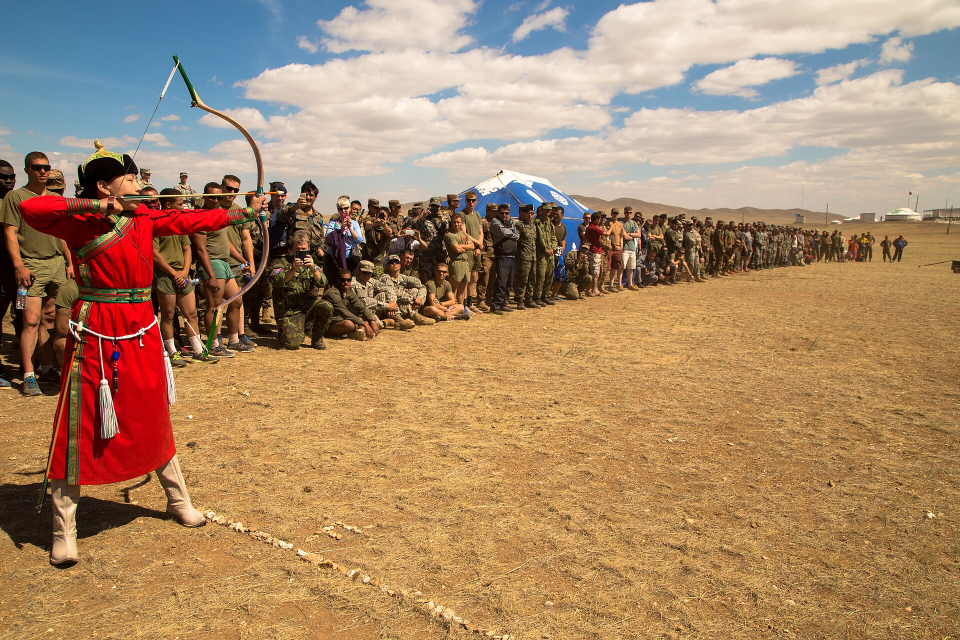
#> input picture my_images/100_01.jpg, 1920 x 1280 px (shown at 1/2 size)
$ python -i subtitles.py   (imports and definitions only)
#> lines starting #> are read from the running program, lines starting #| are printed output that depends on the picture
### textfix.py
# -*- coding: utf-8 -*-
"""글꼴에 없는 문자(특히 LLM이 즐겨 쓰는 비분리 하이픈 U+2011 등)가 네모칸(□)으로 나오는 문제를 막는다.
import 하면 PIL 글꼴의 글자 그리기/길이 계산 직전에 문자를 안전한 것으로 바꿔 준다 (제목·자막·문구·썸네일·롱폼 모두 적용)."""
from PIL import ImageFont

# 글꼴(맑은 고딕 등)에 없어 네모칸으로 나오기 쉬운 문자 -> 대체 (코드 포인트로 적어 둠)
_HYPHENS = (0x2010, 0x2011, 0x2012, 0x2212, 0xFE58, 0xFE63, 0xFF0D, 0x2043)      # 하이픈 종류 -> '-'
_SPACES = (0x00A0, 0x202F, 0x2007, 0x2009, 0x200A, 0x2002, 0x2003)                 # 특수 공백 -> ' '
_ZERO = (0x200B, 0x200C, 0x200D, 0x2060, 0xFEFF, 0x00AD, 0x200E, 0x200F)           # 보이지 않는 문자 -> 제거
_TABLE = {**{c: "-" for c in _HYPHENS}, **{c: " " for c in _SPACES}, **{c: None for c in _ZERO}}


def fix(text):
    return text.translate(_TABLE) if isinstance(text, str) else text


def install():
    cls = ImageFont.FreeTypeFont
    if getattr(cls, "_textfix", False):
        return
    for name in ("getmask", "getmask2", "getlength", "getbbox", "getsize", "getsize_multiline"):
        orig = getattr(cls, name, None)
        if orig is None:
            continue

        def make(o):
            def wrapped(self, text, *a, **k):
                return o(self, fix(text), *a, **k)
            wrapped.__name__ = o.__name__
            return wrapped
        setattr(cls, name, make(orig))
    cls._textfix = True


install()

### fonts.py
# -*- coding: utf-8 -*-
"""영상·자막·썸네일에 쓸 수 있는 글씨체 목록 (fonts/ 폴더의 무료 글꼴, OFL 라이선스).

고르는 값은 글꼴 id(문자열) 하나. ''(기본)이면 예전처럼 Malgun/Noto Sans CJK 를 씁니다.
용도별 기본 글꼴은 환경변수: FONT_SUB(자막), FONT_TITLE(영상 상단 제목), FONT_OVL(화면 문구 기본)."""
import os
from pathlib import Path

DIR = Path(__file__).resolve().parent / "fonts"

# id: (표시 이름, 파일)
REGISTRY = {
    "blackhan": ("블랙한산스 — 굵고 임팩트", "BlackHanSans-Regular.ttf"),
    "dohyeon": ("도현 — 깔끔한 굵은 고딕", "DoHyeon-Regular.ttf"),
    "hanna": ("배민 한나 — 둥근 굵은체", "BM-HANNA.ttf"),
    "jua": ("주아 — 귀여운 둥근체", "Jua-Regular.ttf"),
    "sunflower": ("해바라기 — 단단한 고딕", "Sunflower-Bold.ttf"),
    "gugi": ("구기 — 각진 디자인체", "Gugi-Regular.ttf"),
    "myeongjo": ("나눔명조 ExtraBold — 신문·다큐 느낌", "NanumMyeongjo-ExtraBold.ttf"),
    "songmyung": ("송명 — 부드러운 명조", "SongMyung-Regular.ttf"),
    "yeonsung": ("연성 — 손글씨", "YeonSung-Regular.ttf"),
    "gaegu": ("개구 — 가벼운 손글씨", "Gaegu-Bold.ttf"),
    "dokdo": ("동해독도 — 붓글씨", "EastSeaDokdo-Regular.ttf"),
    "anton": ("Anton — 영어 임팩트", "Anton-Regular.ttf"),
    "bebas": ("Bebas Neue — 영어 슬림 대문자", "BebasNeue-Regular.ttf"),
}


def available():
    """실제 파일이 있는 글꼴만 {id: 표시이름}."""
    return {k: v[0] for k, v in REGISTRY.items() if (DIR / v[1]).exists()}


def label(fid):
    return REGISTRY.get(fid, ("기본 글꼴",))[0] if fid else "기본 글꼴"


def path(fid):
    """글꼴 id → 파일 경로. 없거나 ''이면 None (호출한 쪽의 기본 글꼴 사용)."""
    v = REGISTRY.get(fid or "")
    if v and (DIR / v[1]).exists():
        return str(DIR / v[1])
    return None


def role_path(role):
    """role: 'sub'|'title'|'ovl'|'thumb' → 환경변수 FONT_<ROLE> 로 정한 글꼴 경로 (없으면 None)."""
    return path(os.environ.get("FONT_" + role.upper(), "").strip())

### subtitles.py
# -*- coding: utf-8 -*-
"""대본 자막: 음성 속도에 맞춰 문장을 알맞은 길이로 나눠 보여준다.

- 글자 크기는 일정(너무 크지도 작지도 않게). 한 화면은 최대 2줄이라 잘리지 않는다. 긴 문장은 여러 장으로 나눈다.
- 각 조각이 나오는 시각은 TTS 문장 시간(start/end) 안에서 글자 수 비율로 정한다 (읽는 속도와 맞음).
- 배경 사진의 밝기/복잡도를 보고 글자 뒤 반투명 패널의 진하기를 조절한다 (흰 글자 + 검은 테두리 + 패널).
"""
import os
import re

import numpy as np
from PIL import Image, ImageDraw, ImageFont
import textfix  # noqa: F401  (글꼴에 없는 하이픈 등을 네모칸 대신 안전한 글자로)

BOX_W = 1000            # 이미지 박스 폭
FONT_SIZE = 58
MAX_LINES = 2
PAD_X, PAD_Y = 38, 22   # 패널 안쪽 여백
MAX_TEXT_W = BOX_W - 2 * 64
LINE_GAP = 8
MIN_SHOW = 0.85         # 한 조각 최소 표시 시간(초)
_FONT_CACHE = {}


def _font(size=FONT_SIZE):
#> called with size = 58
    import fonts as _F
    _rp = _F.role_path("sub")
    key = (size, _rp)
    if key in _FONT_CACHE:
        return _FONT_CACHE[key]
    cands = ([_rp] if _rp else []) + [
        r"C:\Windows\Fonts\malgunbd.ttf", r"C:\Windows\Fonts\NanumGothicBold.ttf",
        "/usr/share/fonts/opentype/noto/NotoSansCJK-Bold.ttc", "/usr/share/fonts/truetype/noto/NotoSansCJK-Bold.ttc",
    ]
    f = None
    for p in cands:
        if os.path.exists(p):
            f = ImageFont.truetype(p, size)
            break
#> further down, picture is the input picture: PIL image 1920x1280 RGB; mean R, G, B 168.7, 137.1, 106
    _FONT_CACHE[key] = f or ImageFont.load_default()
    return _FONT_CACHE[key]


_DRAW = ImageDraw.Draw(Image.new("RGB", (4, 4)))
_asc, _desc = _font().getmetrics()
CAP_H = MAX_LINES * (_asc + _desc + LINE_GAP) + 2 * PAD_Y + 14   # 2줄 패널이 잘리지 않는 높이


def _w(text, font=None):
    return _DRAW.textlength(text, font=font or _font())


# [25 lines left out: function wrap, not called in this run]


def _nospace(t):
    return len(re.sub(r"\s+", "", str(t)))


# [27 lines left out: function split_chunks, not called in this run]


FULL = {}      # (시작시각, 부분 텍스트) -> 전체 줄 텍스트. 랩 자막 '한 단어씩 박기' 때 자리를 고정하려고 쓴다


# [53 lines left out: function make_cues, not called in this run]


def region_stats(img, box_h=CAP_H + 40):
    """자막이 놓이는 사진 아래쪽의 평균 밝기(0~255)와 복잡도(표준편차)."""
#> called with box_h = 284
    if img is None:
        return 90.0, 30.0
    im = img.convert("L")
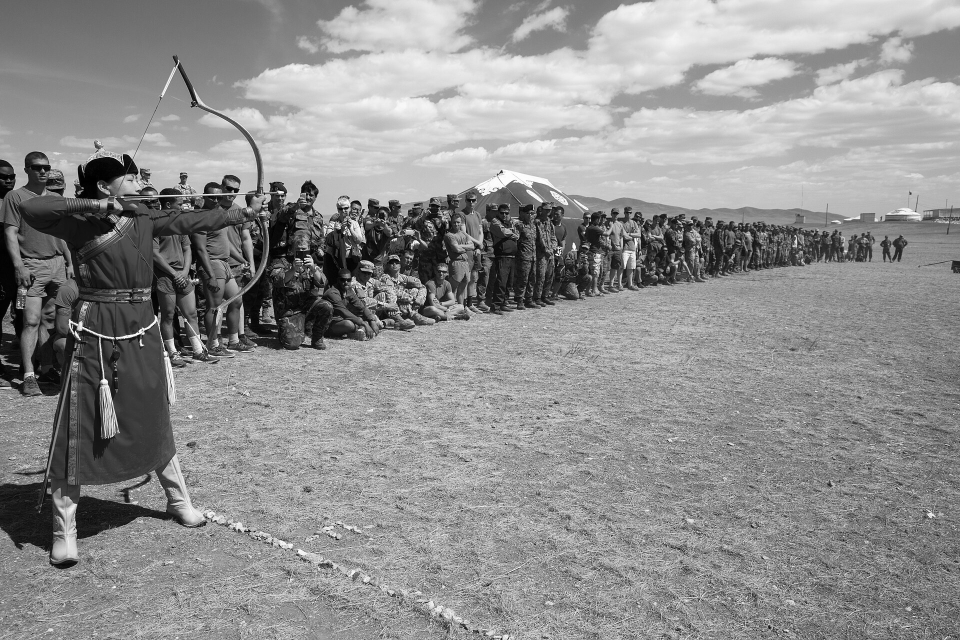
#> im: PIL image 1920x1280 L (shown at 1/2 size); min 0, max 255, mean 143
    w, h = im.size
#> w = 1920; h = 1280
    crop = im.crop((0, max(0, h - box_h), w, h)).resize((64, 16))
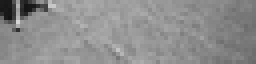
#> crop: PIL image 64x16 L (shown 4 times larger); min 19, max 213, mean 141.5
    a = np.asarray(crop, dtype=np.float32)
    return float(a.mean()), float(a.std())


# [65 lines left out: functions panel_alpha, render_caption, caption_mode, not called in this run]


def burn_in(mode):
    return mode in ("script", "both", "script_hl")


# [15 lines left out: functions _srt_time, to_srt, not called in this run]

>>> from PIL import Image
>>> picture = Image.open('my_images/100_01.jpg')
>>> result = region_stats(picture)
#> result = (141.5, 24.99)

$ run again, on my_images/100_02.jpg
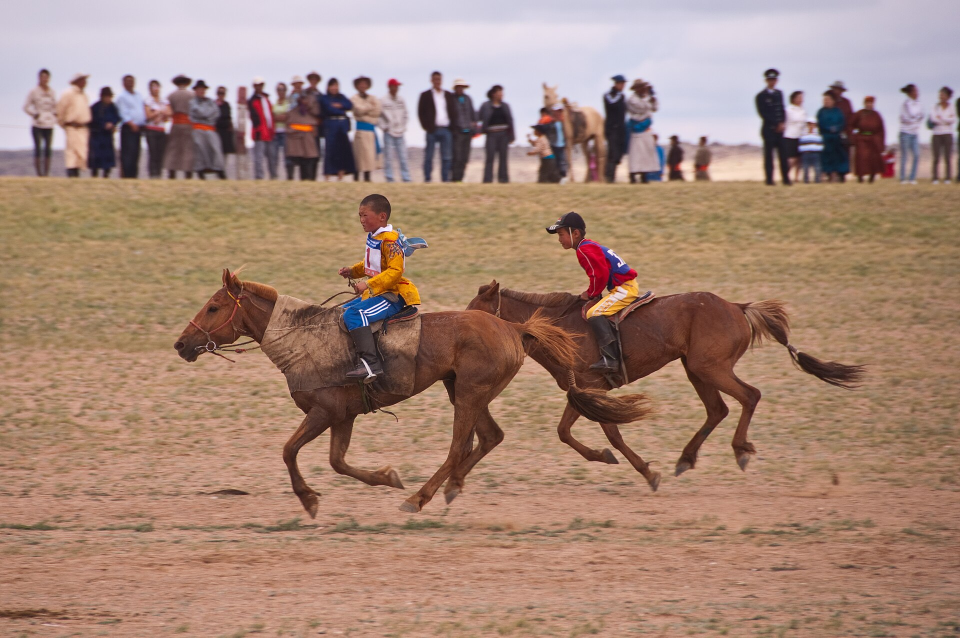
#> input picture my_images/100_02.jpg, 1920 x 1275 px (shown at 1/2 size)
#> picture is the input picture: PIL image 1920x1275 RGB; mean R, G, B 164.4, 133.4, 118.4
#> in region_stats, `im = img.convert("L")`:
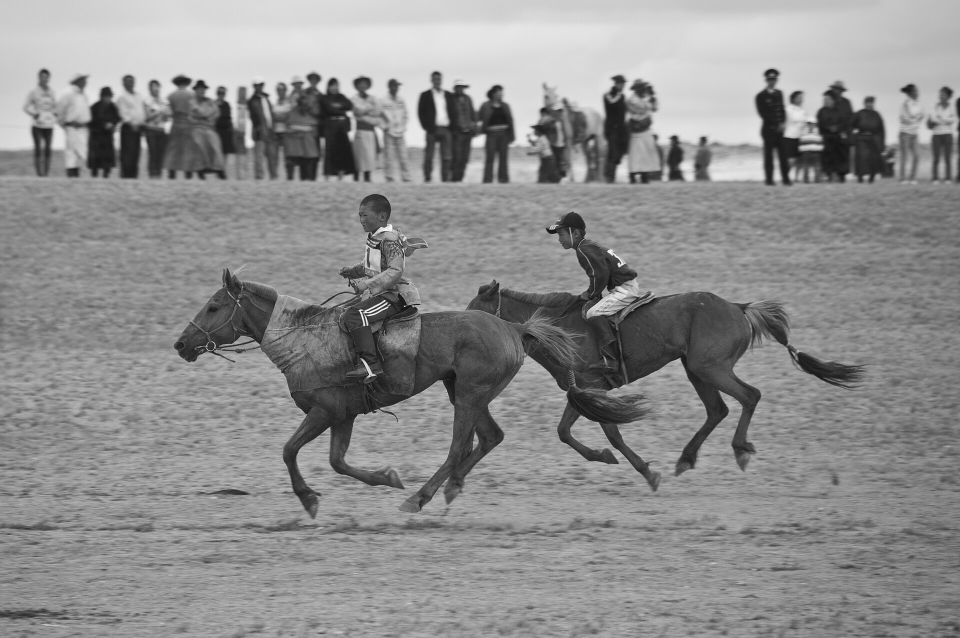
#> im: PIL image 1920x1275 L (shown at 1/2 size); min 3, max 253, mean 141
#> in region_stats, `crop = im.crop((0, max(0, h - box_h), w, h)).resize((64, 16))`:
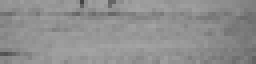
#> crop: PIL image 64x16 L (shown 4 times larger); min 67, max 164, mean 143.1
#> result = (143.1, 12.91)

$ run again, on my_images/100_03.jpg
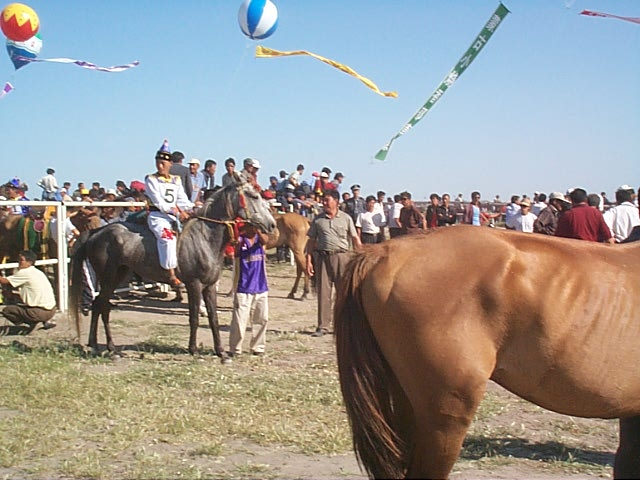
#> input picture my_images/100_03.jpg, 640 x 480 px
#> picture is the input picture: PIL image 640x480 RGB; mean R, G, B 156, 153.4, 149.8
#> in region_stats, `im = img.convert("L")`:
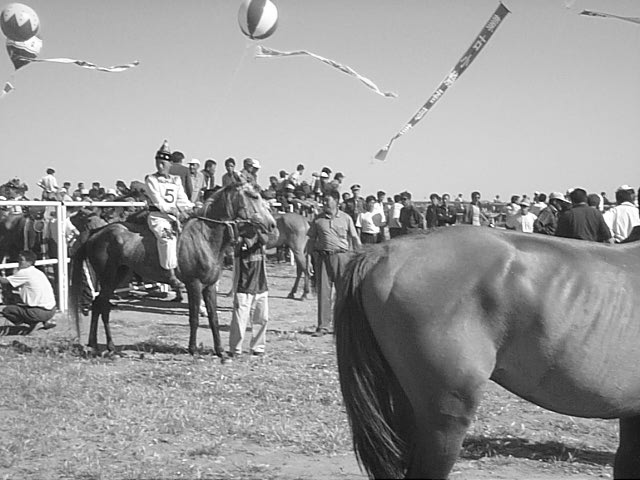
#> im: PIL image 640x480 L; min 0, max 255, mean 153.8
#> in region_stats, `crop = im.crop((0, max(0, h - box_h), w, h)).resize((64, 16))`:
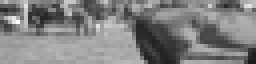
#> crop: PIL image 64x16 L (shown 4 times larger); min 28, max 253, mean 127.8
#> result = (127.8, 44.39)

$ run again, on my_images/100_04.jpg
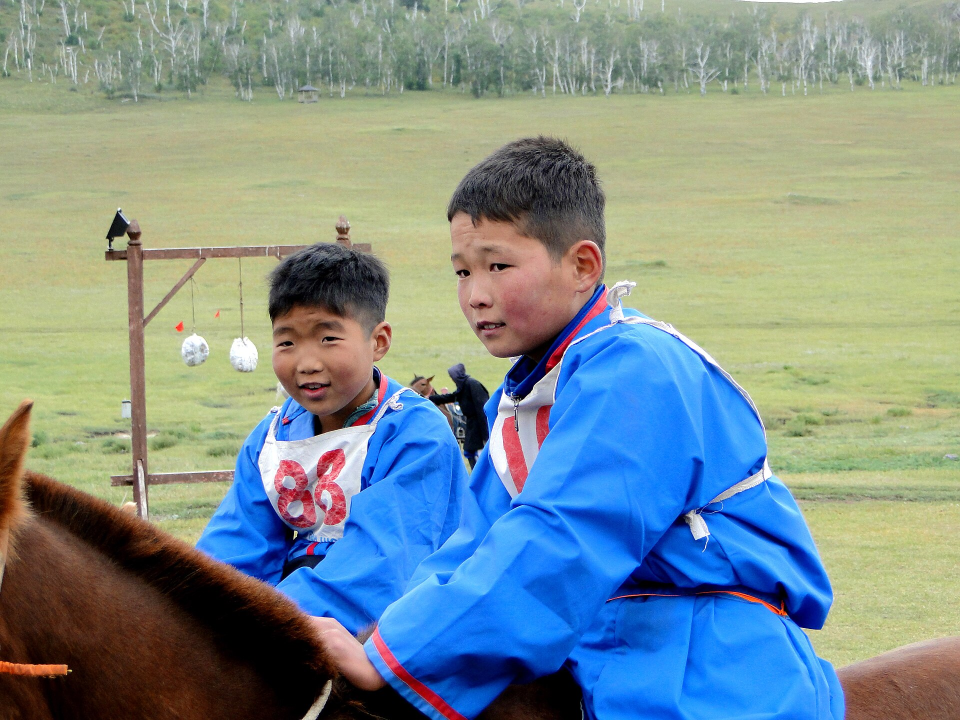
#> input picture my_images/100_04.jpg, 1920 x 1440 px (shown at 1/2 size)
#> picture is the input picture: PIL image 1920x1440 RGB; mean R, G, B 126, 143.7, 143.8
#> in region_stats, `im = img.convert("L")`:
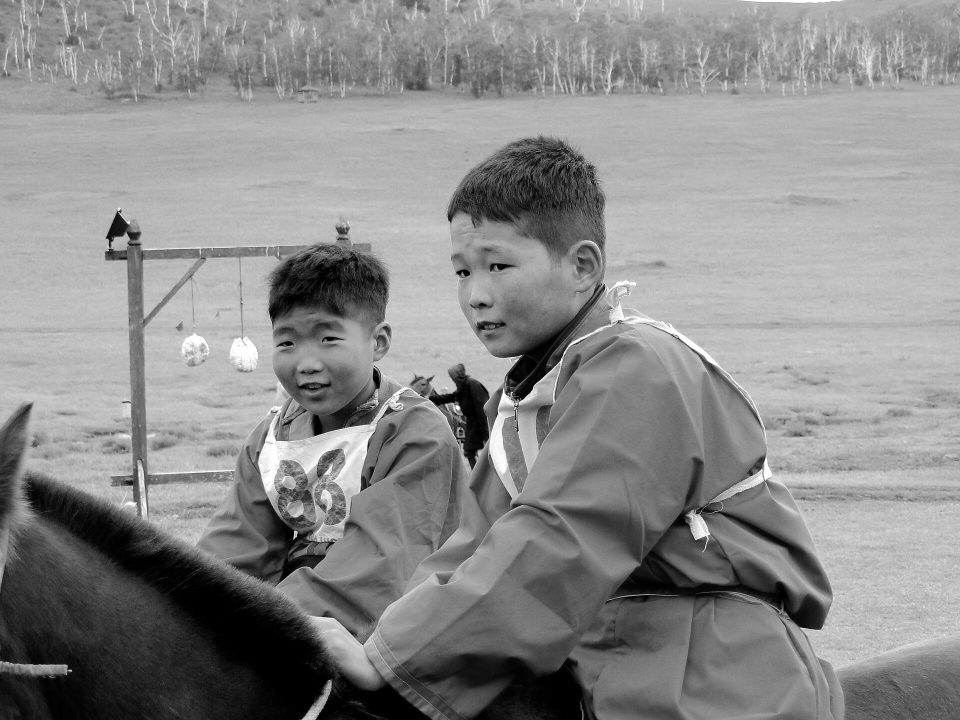
#> im: PIL image 1920x1440 L (shown at 1/2 size); min 0, max 255, mean 138.5
#> in region_stats, `crop = im.crop((0, max(0, h - box_h), w, h)).resize((64, 16))`:
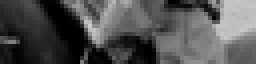
#> crop: PIL image 64x16 L (shown 4 times larger); min 0, max 205, mean 81.2
#> result = (81.24, 57.1)
